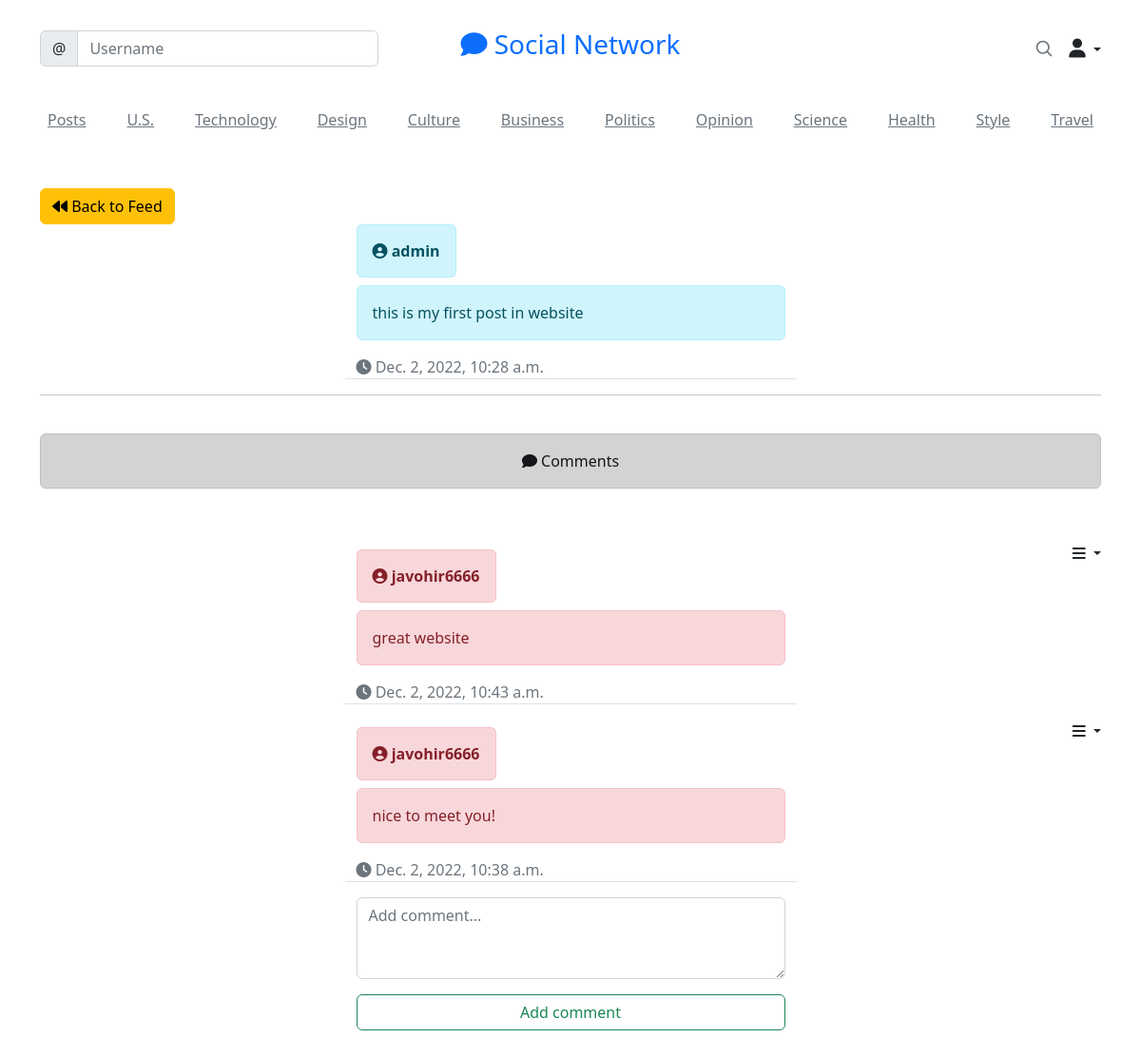
Page /social/post/14 (signed in) on the earlier database version.
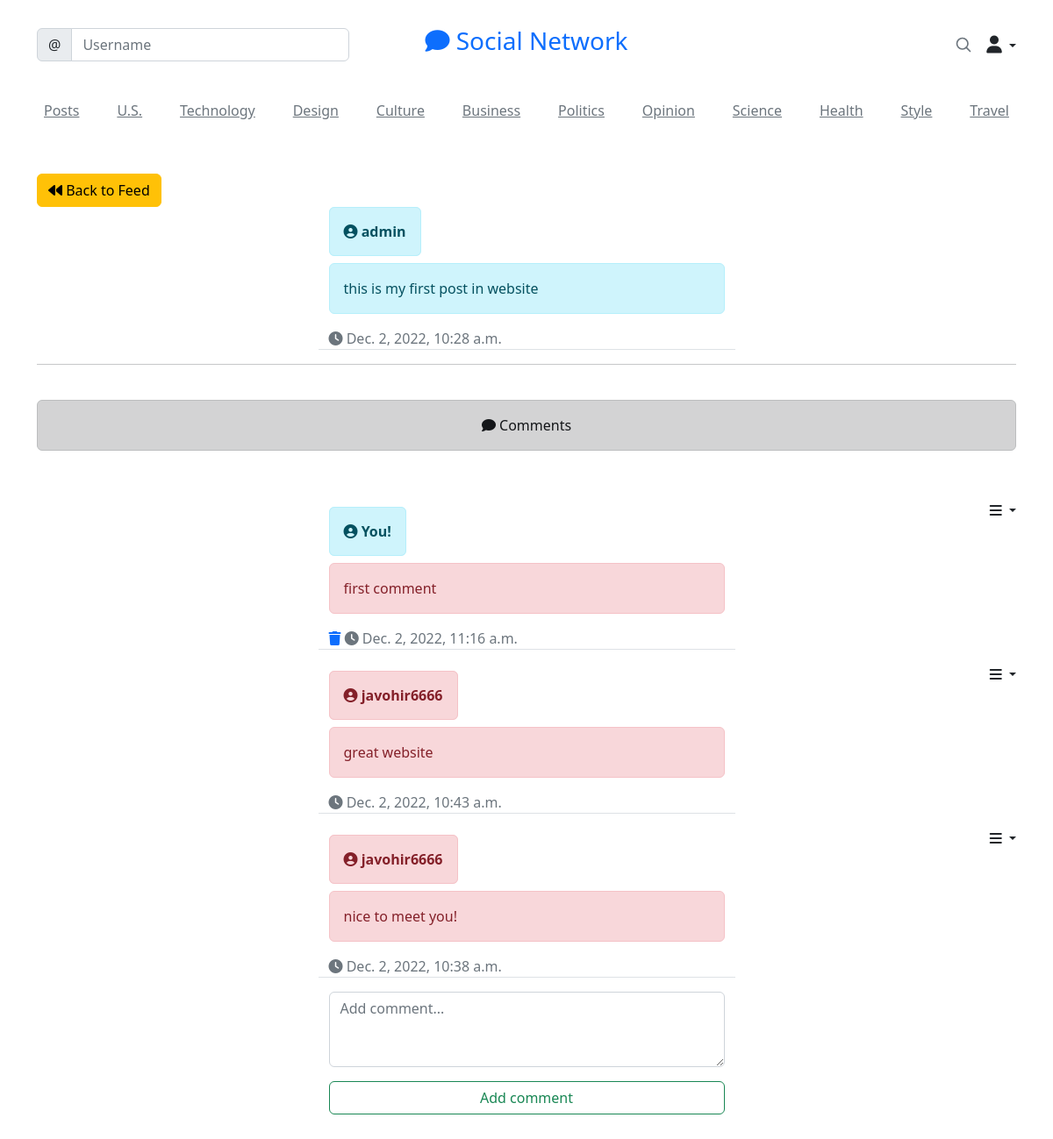
Same page on the later database version.
### social/models.py (models this page shows)
class Comment(models.Model):
    comment = models.CharField(max_length=500)
    created_at= models.DateTimeField(auto_now_add=True)
    author = models.ForeignKey(User, on_delete=models.CASCADE)
    post = models.ForeignKey('Post', on_delete=models.CASCADE)

### social/views.py (the view, shortened to what this page needs)
# urls.py: path('post/<int:pk>', PostDetailView.as_view(), name='post-detail'),
class PostDetailView(LoginRequiredMixin, View):
    def get(self,request, pk, *args, **kwargs):
        post = Post.objects.get(pk=pk)
        form = CommentForm()
        comments = Comment.objects.filter(post=post).order_by('-created_at')
        context = {
            'post':post,
            'form': form,
            'comments':comments
        }
        return render(request, 'social/post_detail.html', context)

### social/forms.py
class CommentForm(forms.ModelForm):
    comment = forms.CharField(
        label= '',
        widget=forms.Textarea(attrs={
            'rows':'3',
            'placeholder':"Add comment..."
        })
    )
    class Meta:
        model = Comment
        fields = ['comment']

### social/templates/social/post_detail.html (shortened to what this page needs)
{% extends 'landing/base.html' %}
{% load crispy_forms_tags %}
{% block content %}
<div class="container">
    <div class="row mt-5">
        <div class="col-md-5 col-sm-6">
            <a href="{% url 'post-list' %}" class="btn btn-warning"><i class="fas fa-backward"></i>&nbsp;Back to Feed</a>
        </div>
    </div>
    <div class="row justify-content-center mt-3">
        <div class="col-md-5 col-sm-12 border-bottom">
            <span class="alert alert-info"><i class="fa fa-user-circle" aria-hidden="true"></i>&nbsp;<strong>{{post.author}}</strong></span>
            <br>
            <br>
            <p class="alert alert-info">
                {{post.body}}
            </p>
            <span class="text-muted"><i class="fas fa-clock"></i>&nbsp;{{post.created_at}}</span>
        </div>
    </div>
    <hr><br>
    <div class="alert alert-dark text-center"><span class=""><i class="fa fa-comment" aria-hidden="true"></i>&nbsp;Comments</span></div><br>
    {% for comm in comments %}
    <div class="row justify-content-center mt-3">
            <div class="flex-shrink-0 dropdown d-flex justify-content-end">
                <a href="#" class="d-block link-dark text-decoration-none dropdown-toggle" data-bs-toggle="dropdown" aria-expanded="false">
                    <i class="fa fa-bars" aria-hidden="true"></i>
                </a>
            </div>
        <div class="col-md-5 col-sm-12 border-bottom">
            {% if request.user == comm.author%}
            <span class="alert alert-info"><i class="fa fa-user-circle" aria-hidden="true"></i>&nbsp;<strong>You!</strong></span>
            {% else %}
            <span class="alert alert-danger"><i class="fa fa-user-circle" aria-hidden="true"></i>&nbsp;<strong>{{comm.author}}</strong></span>
            {% endif %}
            <br>
            <br>
            <p class="alert alert-danger">
                {{comm.comment}}
            </p>
            {% if request.user == comm.author %}
            <a href="{% url 'comment-delete' post.pk comm.pk %}"><i class="fa fa-trash" aria-hidden="true"></i></a>
            {% endif %}
            <span class="text-muted"><i class="fas fa-clock"></i>&nbsp;{{comm.created_at}}</span>
        </div>
    </div>
    {% endfor %}
    <div class="row justify-content-center mt-3 mb-5">
        <div class="col-md-5 col-sm-12">
            <form method="POST">
                {{form|crispy}}
            <div class="d-grid gap-2">
                <button class="btn btn-outline-success mt-3">Add comment</button>
            </div>
            </form>
        </div>
    </div>
</div>
{% endblock content %}

Differences in the rows shown:
added Comment: shows "You!", comment "first comment", created_at "Dec. 2, 2022, 11:16 a.m."
